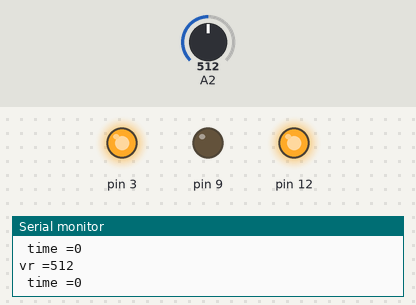
This sketch was run on a simulated Arduino Uno, built with avr-gcc and run on an emulated ATmega328P. Shown: output pins drawn as LEDs (lit = HIGH), the last lines printed to the serial monitor. The inputs (shaded band) are chosen by the test bench; at power-on: A2 = 512.

Above: at 1.2 s.
1.3 s: A2 set to 0
At 2.2 s:
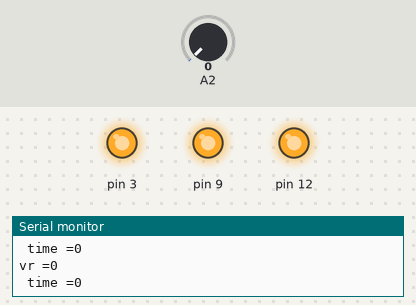
2.8 s: A2 set to 122
At 3.5 s:
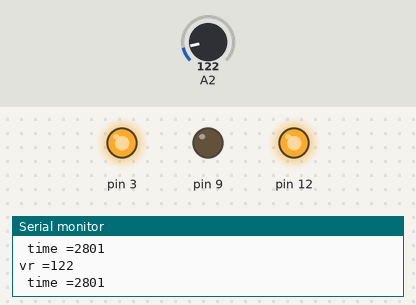
Timing chart, 0 to 5.8 s (numbered marks = the images above; inputs shaded):
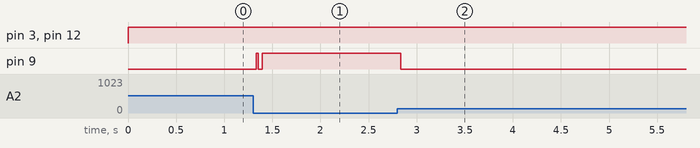

Measured:
- after the input at 1.3 s, pin 9: LOW → HIGH at once, → LOW 0.02 s later, → HIGH 0.04 s later
- after the input at 2.8 s, pin 9: HIGH → LOW at once

The sketch:

sample_motor_time.ino
```cpp
#define SPEED 255
unsigned long time_m;

void setup() {
  Serial.begin(9600);
  // モーターAの制御用ピン設定
  pinMode(12, OUTPUT); // 回転方向 (HIGH/LOW)
  pinMode(9, OUTPUT); // ブレーキ (HIGH/LOW)
  pinMode(3, OUTPUT); // A PWMによるスピード制御 (0-255)
}

void loop() {

  int vr = analogRead(A2); //A2にボリューム部の2ピンを接続。1=5V,0=GND
  time_m = millis();

  // モーターA: 正転
  digitalWrite(12, HIGH);
  digitalWrite(9, LOW);

  while(vr > 0){ //一番端っこ(抵抗値がMAX)に行くまで正転
    vr = analogRead(A2);
    analogWrite(3, SPEED);
    Serial.print("vr =");
    Serial.println(vr);
    Serial.print(" ");
    Serial.print("time =");
    Serial.println(time_m);
  }
  digitalWrite(9, HIGH); //端っこに行ったらブレーキ

  // 2秒間上記設定で回転
  delay(10);
}
```
